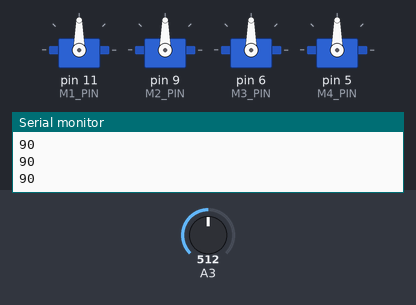
This sketch was run on a simulated Arduino Uno, built with avr-gcc and run on an emulated ATmega328P. Shown: 4 × servo, the last lines printed to the serial monitor. Inputs (shaded band) come from the test bench; at power-on: A3 = 512.

Above: at 1.2 s.
1.3 s: A3 set to 716
At 2.2 s:
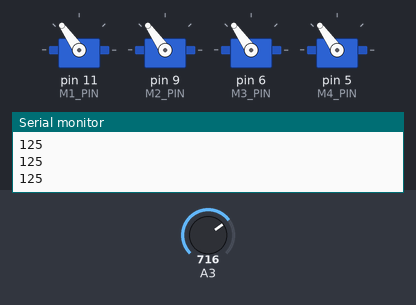
2.8 s: A3 set to 900
At 3.5 s:
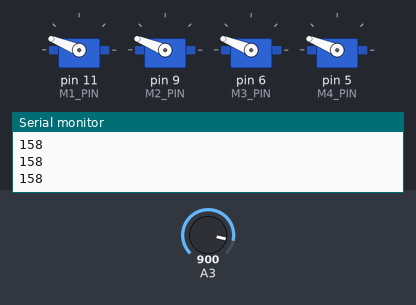
4.3 s: A3 set to 1010
At 5.5 s:
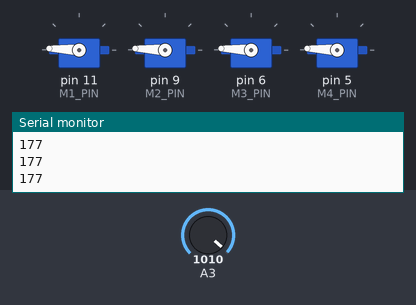
5.8 s: A3 set to 1023
At 6.9 s:
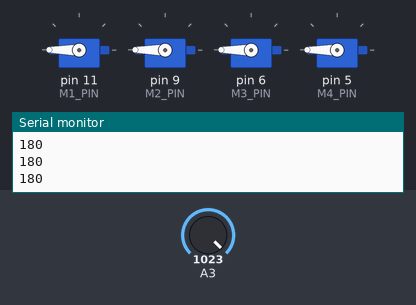
7.3 s: A3 set to 306
At 8.0 s:
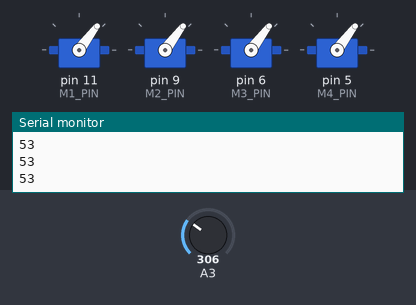
8.8 s: A3 set to 122
At 9.2 s:
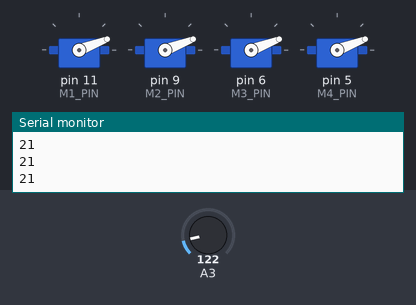
Timing chart, 0 to 11.3 s (numbered marks = the images above; inputs shaded):
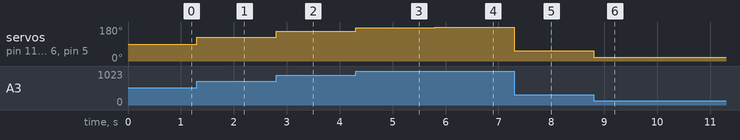

Measured:
- after the input at 1.3 s, servo on pin 11 (M1_PIN), servo on pin 9 (M2_PIN), servo on pin 6 (M3_PIN), servo on pin 5 (M4_PIN): 90° → 125° at once
- after the input at 2.8 s, servo on pin 11 (M1_PIN), servo on pin 9 (M2_PIN), servo on pin 6 (M3_PIN), servo on pin 5 (M4_PIN): 125° → 158° at once
- after the input at 4.3 s, servo on pin 11 (M1_PIN), servo on pin 9 (M2_PIN), servo on pin 6 (M3_PIN), servo on pin 5 (M4_PIN): 158° → 177° at once
- after the input at 5.8 s, servo on pin 11 (M1_PIN), servo on pin 9 (M2_PIN), servo on pin 6 (M3_PIN), servo on pin 5 (M4_PIN): 177° → 180° at once
- after the input at 7.3 s, servo on pin 11 (M1_PIN), servo on pin 9 (M2_PIN), servo on pin 6 (M3_PIN), servo on pin 5 (M4_PIN): 180° → 53° at once
- after the input at 8.8 s, servo on pin 11 (M1_PIN), servo on pin 9 (M2_PIN), servo on pin 6 (M3_PIN), servo on pin 5 (M4_PIN): 53° → 21° at once

The sketch:

motor_test.ino
```cpp
# include <Servo.h>

#define M1_PIN 11
#define M2_PIN 9
#define M3_PIN 6
#define M4_PIN 5
#define MAX_THROTTLE 2000
#define MIN_THROTTLE 1000

Servo M1,M2,M3,M4;
int potValue;

void setup() {
   M1.attach(M1_PIN, MIN_THROTTLE, MAX_THROTTLE);
   M2.attach(M2_PIN, MIN_THROTTLE, MAX_THROTTLE);
   M3.attach(M3_PIN, MIN_THROTTLE, MAX_THROTTLE);
   M4.attach(M4_PIN, MIN_THROTTLE, MAX_THROTTLE);

   Serial.begin (9600);
   Serial.println("Begin");
}

void loop() {
   potValue = analogRead(A3);
   potValue = map(potValue, 0, 1023, 0, 180);

   M1.write(potValue);
   M2.write(potValue);
   M3.write(potValue);
   M4.write(potValue);
   Serial.println(potValue);
}


//#include <MPU9250.h>
//
//
//MPU9250 IMU(Wire,0x68);
//int status;
//int potValue=180;
//int throttle;
//const int buff_len = 8;
//double x_acc_buff[buff_len],y_acc_buff[buff_len],z_acc_buff[buff_len],gyro_x_bff[buff_len];
//double angle_ref = 0;
//int bias = 50;
//double x,y,z,gyro_x,angle,error,command,right_command,left_command;
//int Kp,Ki,Kd;
//int state = 0, startTestPin = 12;
//
//void setup() {
//  Serial.begin(115200);
//
//  RIGHT.attach(10, 1000, 2000);
//  status = IMU.begin();
//  initialise_buffers(x_acc_buff,y_acc_buff,z_acc_buff,gyro_x_bff);
//  Serial.println("angle,throttle,time");
//  millis();
//}
//
//void loop() {
//  IMU.readSensor();
//  x = update_and_read_buffer(IMU.getAccelX_mss(),x_acc_buff);
//  y = update_and_read_buffer(IMU.getAccelY_mss(),y_acc_buff);
//  z = update_and_read_buffer(IMU.getAccelZ_mss(),z_acc_buff);
//  gyro_x = update_and_read_buffer(IMU.getGyroX_rads()*180/3.142,gyro_x_bff);
//  angle = get_angle(x,y,z);
//
//  if(digitalRead(startTestPin)==0) {
//    Serial.print("MANUAL/CALIBRATION CONTROL: ");
//    potValue = analogRead(A0);
//    potValue = map(potValue, 0, 1023, 0, 180);
//    RIGHT.write(potValue);
////    LEFT.write(potValue);
//    Serial.print("PWM value = ");Serial.println(potValue);
//  } else {
//    Serial.print("AUTONOMOUS CONTROL: ");
//
//    error = angle_ref - angle;
//    Kp = 2;
//    Kd = 2;
//    Ki = 0;
//
//    command = (Kp * error - Kd * gyro_x)/10;
//    right_command = bias - command;
//    left_command = bias + command;
//    RIGHT.write(right_command);
//    LEFT.write(left_command );
//
//    Serial.print("time = ");Serial.print(millis());
//    Serial.print(",right = "); Serial.print(right_command);
//    Serial.print(",left = "); Serial.print(left_command);
//    Serial.print(",angle = "); Serial.print(angle);
//    Serial.print(",gyro = "); Serial.println(gyro_x);
//  }
//
//}
//
//double update_and_read_buffer(double newVal,double buff[]) {
//  double count = newVal;
//  for(int i=0;i<buff_len-1;i++) {
//    buff[i] = buff[i+1];
//    count += buff[i];
//  }
//  buff[buff_len-1] = newVal;
//  return count/buff_len;
//}
//
//void initialise_buffers(double accX[], double accY[], double accZ[],double gyro_x[]) {
//  for(int i=0;i<buff_len;i++) {
//    IMU.readSensor();
//    double x = IMU.getAccelX_mss();
//    double y = IMU.getAccelY_mss();
//    double z = IMU.getAccelZ_mss();
//    double x_dot = IMU.getGyroX_rads()*180/3.142;
//    accX[i] = x;
//    accY[i] = y;
//    accZ[i] = z;
//    gyro_x[i] = x_dot;
//  }
//}
//
//void print_buff(double buff[]) {
//  for(int i=0;i<buff_len;i++) {
//    Serial.print(buff[i]);Serial.print(" ");
//  }
//  Serial.println();
//}
//
//double get_angle(double X,double Y,double Z) {
//  return 180/3.142*atan(Y/sqrt(X*X+Z*Z));
//}
```
